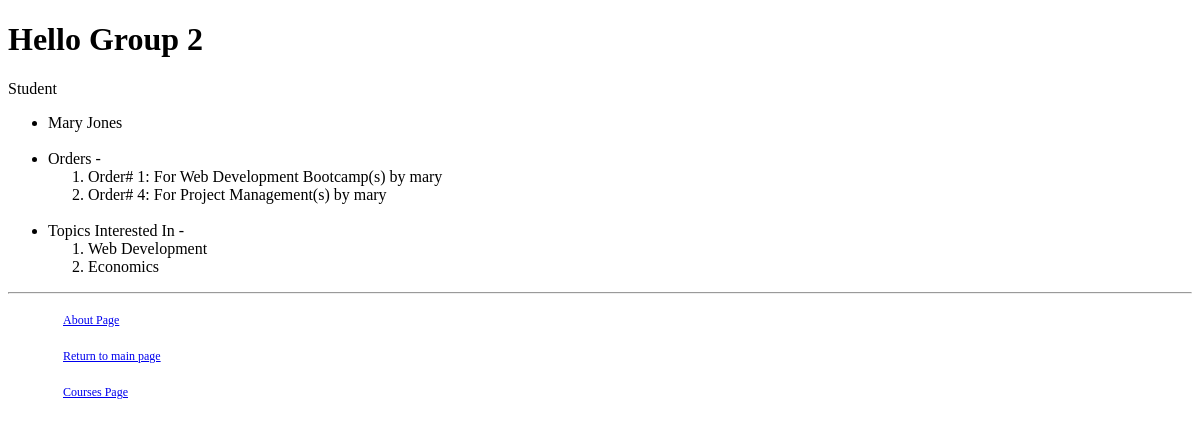
/myapp/myaccount/ (signed in), run on an earlier commit of the app's database.
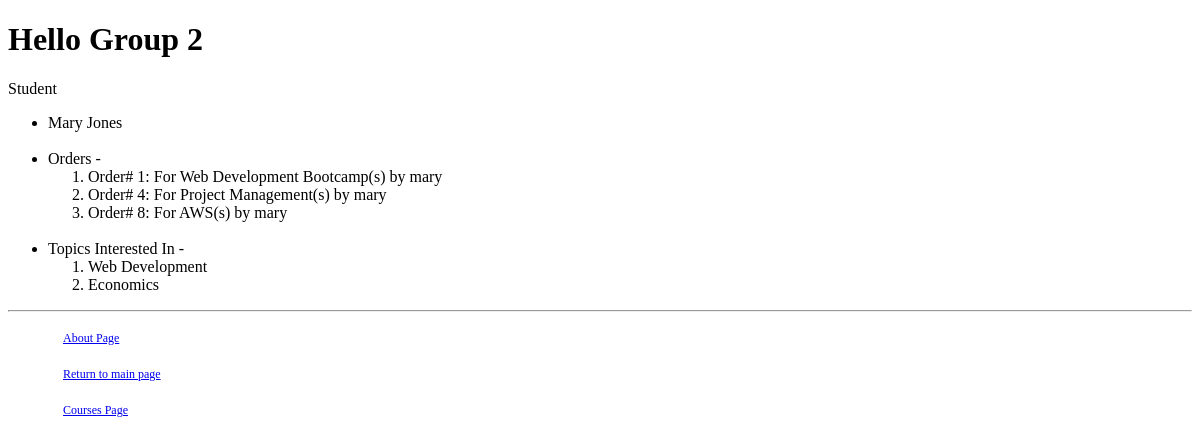
And on a later commit of the database.
### myapp/models.py (models this page shows, shortened)
class Order(models.Model):
    VALID_CHOICES = [
        (0, 'Cancelled'),
        (1, 'Confirmed'),
    ]
    course = models.ForeignKey(Course, on_delete=models.CASCADE)
    student = models.ForeignKey(Student, on_delete=models.CASCADE)
    levels = models.PositiveIntegerField(default=1)
    order_status = models.IntegerField(choices=VALID_CHOICES, default=1)
    order_date = models.DateField(default=timezone.now)
    def __str__(self):
        return 'Order# ' + str(self.id) + ': For ' + '' + self.course.name + '(s) by ' + str(self.student)

class Course(models.Model):
    topic = models.ForeignKey(Topic, related_name='courses',on_delete=models.CASCADE)
    name = models.CharField(max_length=200)
    price = models.DecimalField(max_digits=10, decimal_places=2)
    for_everyone = models.BooleanField(default=True)
    description = models.TextField(max_length=300, null=True, blank=True)
    interested = models.PositiveIntegerField(default=0)
    stages = models.PositiveIntegerField(default=3)

class Topic(models.Model):
    name = models.CharField(max_length=200)
    category = models.CharField(max_length=30, null=False)
    def __str__(self):
        return self.name

### myapp/views.py (the view)
# urls.py: path(r'myaccount/', views.myaccount),
def myaccount(request):
    current_user = request.user
    if current_user.is_superuser == False:
        user_is_student=True
        msg ='Student'
        if current_user.id == None:
            print('None here')
            return redirect('../../myapp/login')
        else:
            student = Student.objects.filter(id=current_user.id).get()
            orders = Order.objects.filter(student__id = current_user.id).all()
            interested_in_topics = Topic.objects.filter(student__id=current_user.id).all()
    else:
        msg = 'You are not a registered student!'
        student=[]
        orders=[]
        interested_in_topics=[]
        user_is_student = False
    return render(request, 'myapp/myaccount.html', {
        'user': student,
        'orders': orders,
        'interested_in_topics': interested_in_topics,
        'msg': msg,
        'user_is_student': user_is_student
    })

### templates/myapp/myaccount.html
{% extends 'myapp/base.html' %}
{% block body_block %}
<p>
    {{ msg }}
</p>
    {% if user_is_student == True %}
    <ul>
        <li>
            {{ user.first_name }} {{ user.last_name }}
        </li>
    <br>
        <li>
            Orders -
            <ol>
                {% for item in orders %}
                <li>
                    {{ item }}
                </li>
                {% endfor %}
            </ol>
        </li>
<br>
        <li>
            Topics Interested In -
            <ol>
                {% for item in interested_in_topics %}
                <li>
                    {{ item }}
                </li>
                {% endfor %}
            </ol>
        </li>
    </ul>
    {% endif %}
{% endblock %}

What changed in the data, as far as the page shows it:
added Order: id+course+student "Order# 8: For AWS(s) by mary"
